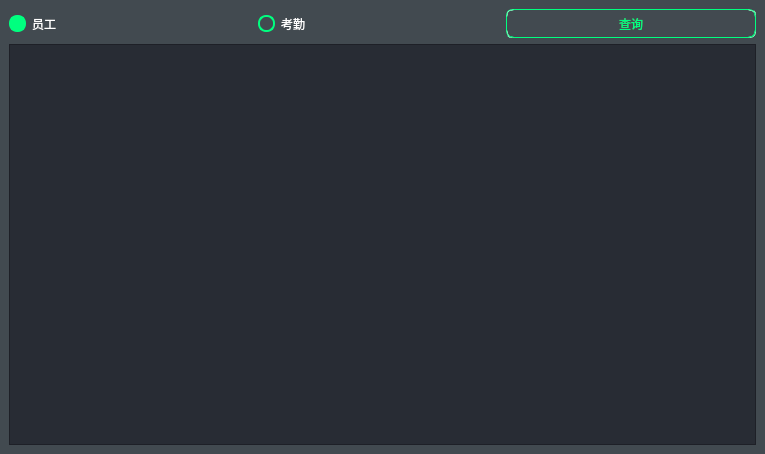
<?xml version="1.0" encoding="UTF-8"?>
<ui version="4.0">
 <class>SelectWin</class>
 <widget class="QWidget" name="SelectWin">
  <property name="geometry">
   <rect>
    <x>0</x>
    <y>0</y>
    <width>765</width>
    <height>454</height>
   </rect>
  </property>
  <property name="windowTitle">
   <string>Form</string>
  </property>
  <property name="styleSheet">
   <string notr="true"/>
  </property>
  <layout class="QVBoxLayout" name="verticalLayout_2">
   <property name="spacing">
    <number>0</number>
   </property>
   <property name="leftMargin">
    <number>0</number>
   </property>
   <property name="topMargin">
    <number>0</number>
   </property>
   <property name="rightMargin">
    <number>0</number>
   </property>
   <property name="bottomMargin">
    <number>0</number>
   </property>
   <item>
    <widget class="QWidget" name="widget" native="true">
     <property name="styleSheet">
      <string notr="true">QWidget 
{
	background-color: rgb(66, 74, 80);
	font: 25 16pt &quot;微软雅黑 Light&quot;;
	color: rgb(255, 255, 255);
}

QPushButton 
{
	width: 248;
	height: 27;
	border: 1px groove rgb(0, 255, 127);
	border-radius: 7px;
	color: rgb(0, 255, 127);
}

QPushButton::hover 
{
	background-color: rgb(0, 255, 127);
	color: rgb(0, 0, 0);
}


QPushButton::pressed 
{
	background-color: rgb(66, 74, 80);
	border: 1px solid rgb(0, 255, 127);
	color: rgb(255, 255, 255);
}

QRadioButton::indicator 
{
	width: 13px;
	height: 13px;
	border-radius: 8px;
	border: 2px solid rgb(0, 255, 127);
}

QRadioButton::indicator:checked 
{
	width: 13px;
	height: 13px;
	border-radius: 8px;
	background-color: rgb(0, 255, 127);
}

QTableView
{
	background-color: rgba(37, 40, 49, 0.9);
	gridline-color: rgb(255, 255, 255);
}

QTableView::item:selected 
{ 
	background-color: rgb(0, 255, 255);
	color: rgb(0, 0, 0); 
}

QScrollBar:horizontal 
{
    border: none;
    background: #2B2B2B;  /* 空隙部分的颜色 */
    height: 10px;
}

QScrollBar::handle:horizontal 
{
    background: rgb(0, 255, 127);  /* 滑块的颜色 */
    min-width: 20px;
    border-radius: 4px;
}

QScrollBar::add-line:horizontal,
QScrollBar::sub-line:horizontal 
{
    border: none;   /* 移除左右两端按钮 */
    background: none;
    width: 0px;     /* 确保不会占用多余的空间 */
}

QScrollBar::add-page:horizontal,/
QScrollBar::sub-page:horizontal 
{
    background: #444444;  /* 滑块之外的空白部分颜色 */
}
</string>
     </property>
     <layout class="QVBoxLayout" name="verticalLayout">
      <item>
       <layout class="QHBoxLayout" name="horizontalLayout">
        <item>
         <widget class="QRadioButton" name="empRb">
          <property name="text">
           <string>员工</string>
          </property>
          <property name="checked">
           <bool>true</bool>
          </property>
         </widget>
        </item>
        <item>
         <widget class="QRadioButton" name="attRb">
          <property name="styleSheet">
           <string notr="true"/>
          </property>
          <property name="text">
           <string>考勤</string>
          </property>
         </widget>
        </item>
        <item>
         <widget class="QPushButton" name="selectBt">
          <property name="styleSheet">
           <string notr="true"/>
          </property>
          <property name="text">
           <string>查询</string>
          </property>
         </widget>
        </item>
       </layout>
      </item>
      <item>
       <widget class="QTableView" name="tableView">
        <property name="styleSheet">
         <string notr="true"/>
        </property>
        <property name="horizontalScrollMode">
         <enum>QAbstractItemView::ScrollMode::ScrollPerPixel</enum>
        </property>
       </widget>
      </item>
     </layout>
    </widget>
   </item>
  </layout>
 </widget>
 <resources/>
 <connections/>
</ui>
